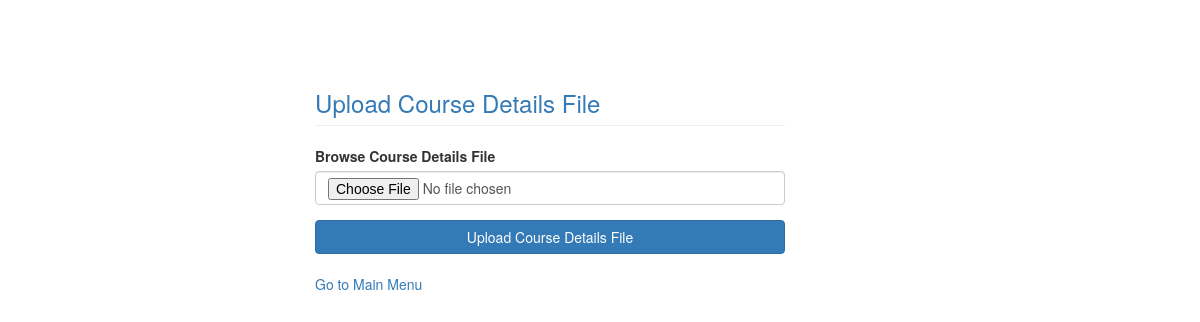
The app's page /upload_course, older data.
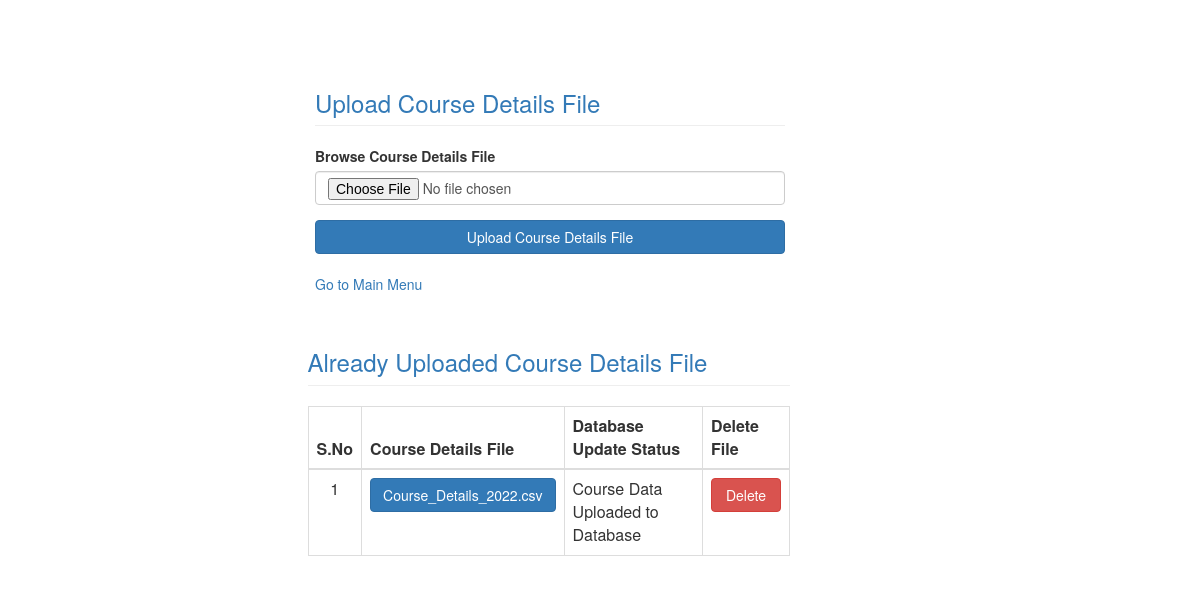
The same page, newer data.
### tables this page shows
CREATE TABLE Course_data (
    pid integer primary key,
    exceldata TEXT,
    dbupdate TEXT default 'N'
    );

### app.py (the view, shortened to what this page needs)
@app.route("/upload_course", methods=['GET','POST'])
def upload_course():
    con = sqlite3.connect("IR40.db")
    con.row_factory = sqlite3.Row
    cur = con.cursor()
    cur.execute("select * from Course_data")
    data = cur.fetchall()
    con.close()
    return render_template("upload_course.html",data=data)

### templates/upload_course.html (shortened to what this page needs)
<html>
    <head>
        <link rel="stylesheet" href="{{url_for('static',filename='css/bootstrap.min.css')}}">
    </head>
    <body>
        <div class="col-md-offset-3 col-md-5" style="margin-top:50px">
            <form action="/upload_course" method="POST" enctype="multipart/form-data">
                <h3 class="page-header text-primary">Upload Course Details File</h3>
                 <div class="form-group">
                    <label>Browse Course Details File</label>
                    <input type="file" class="form-control" name="uploadExcel">
                </div>
                <div class="form-group">
                    <input type="submit" value="Upload Course Details File" class="btn btn-primary btn-block">
                    <br>
                    <a href="/menu">Go to Main Menu</a>
                </div>
            </form>
        </div>
        {% if data %}
            <div class="row">
            <div class="col-md-offset-3 col-md-5">
                <h3 class="page-header text-primary "><span class="fa fa-image">  Already Uploaded Course Details File</span></h3>
                 <table class="table table-bordered">
                      <thead>
                            <tr>
                            <th>S.No</th>
                            <th>Course Details File</th>
                            <th>Database Update Status</th>
                            <th>Delete File</th>
                        </tr>
                        </thead>
                     {% for res in data %}
                     {% set i=loop.index %}
                        <tbody>
                            <tr>
                                <td style="text-align:center">{{i}}</td>
                                <td><a href="{{url_for('view_course', id = res['pid'])}}" target="_blank" rel="noopener noreferrer" class="btn btn-primary btn-block">{{res['exceldata']}}</a></td>
                                {% if res['dbupdate'] =='Y'%}
                                    <td>Course Data Uploaded to Database</td>
                                {% else %}
                                <td><a href="{{url_for('insert_course_into_db', id = res['pid'])}}" class="btn btn-primary btn-block" >Upload Course Data to Database</a> </td>
                                {% endif %}
                                <td><a href="{{url_for('delete_course_record', id = res['pid'])}}" class="btn btn-danger btn-block">Delete</a></td>
                            </tr>
                        </tbody>
                {% endfor %}
                      </table>
            </div>
        </div>
        {% endif %}
    </body>
</html>

Row changes from the older to the newer data that the page shows:
added Course_data: pid "1", exceldata "Course_Details_2022.csv", dbupdate "Course Data Uploaded to Database"
Text that changed along with them:
text now shown: "Already Uploaded Course Details File S.No Course Details File Database Update Status Delete File"
